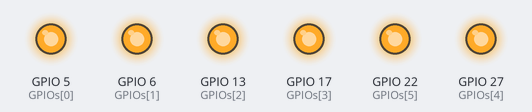
Simulated run of this program. Board: Raspberry Pi (BCM pin numbers). On the bench: output pins drawn as LEDs (lit = HIGH). What the program prints to the terminal is not drawn. At 0.0 s the program stops and its outputs stay as they are.

Above: at 0.1 s.
Timing chart, 0 to 1.5 s (numbered marks = the images above):
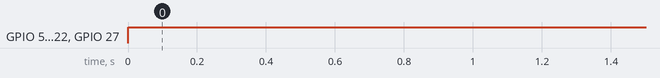

Measured:
- by itself, GPIO 5 (GPIOs[0]), GPIO 6 (GPIOs[1]), GPIO 13 (GPIOs[2]), GPIO 17 (GPIOs[3]), GPIO 22 (GPIOs[5]), GPIO 27 (GPIOs[4]): LOW → HIGH at 0.00 s

The program:

stop_relay.py
```python
#!/usr/bin/python
#-*- coding:utf-8 -*-
import RPi.GPIO as GPIO

GPIO.setmode(GPIO.BCM) # GPIO Nummern statt Board Nummern
global GPIOs
GPIOs = [5, 6, 13, 17, 27, 22]


def stopPump():
    for x in GPIOs:
        GPIO.setup(x, GPIO.OUT)
        GPIO.output(x, GPIO.HIGH)
        print("low")

if __name__ == '__main__':
    try:
        stopPump()
        print("Realay wurde gestoppt.")

        # Beim Abbruch durch STRG+C resetten
    except KeyboardInterrupt:
        print("Messung vom User gestoppt")
        GPIO.cleanup()
```
